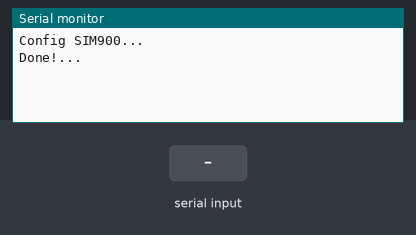
Bench run of a sketch on a simulated Arduino Uno, built with avr-gcc and run on an emulated ATmega328P. On the bench: the last lines printed to the serial monitor. Inputs (shaded band) come from the test bench. The modem accepts every AT command (registered, SIM ready, sends succeed) and sends nothing else.

Above: at 3.2 s.
3.3 s: "A" received over Serial
At 5.5 s:
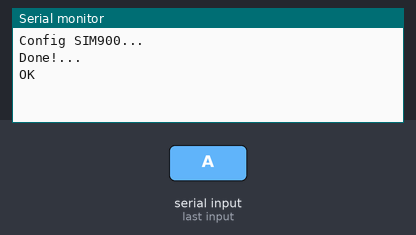
6.5 s: byte 34 (34) received over Serial
At 8.7 s:
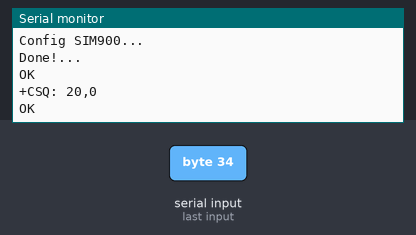
9.5 s: byte 74 (74) received over Serial
At 11.4 s:
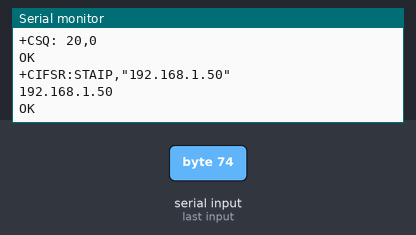
12.5 s: byte 75 (75) received over Serial
At 15.0 s:
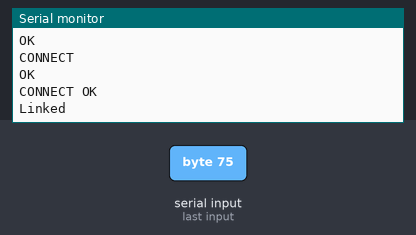
15.6 s: byte 76 (76) received over Serial
At 18.1 s:
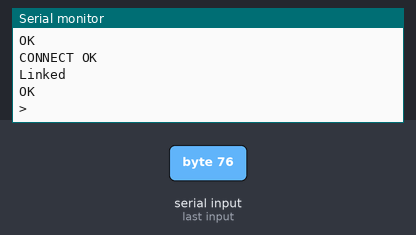
18.6 s: byte 78 (78) received over Serial
At 20.7 s:
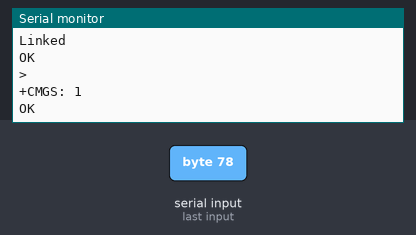

Measured:
- after the input at 3.3 s, the serial monitor: prints a new line after 1.7 s (image 1)
- after the input at 6.5 s, the serial monitor: prints a new line after 1.5 s (image 2)
- after the input at 9.5 s, the serial monitor: prints a new line after 1.5 s (image 3)
- after the input at 12.5 s, the serial monitor: prints a new line after 1.6 s (image 4)
- after the input at 15.6 s, the serial monitor: prints a new line after 1.5 s (image 5)
- after the input at 18.6 s, the serial monitor: prints a new line after 1.5 s (image 6)

The sketch:

gsm-terminal.ino
```cpp
#include <SoftwareSerial.h>
SoftwareSerial gprsSerial(7, 8);

void setup()
{
  gprsSerial.begin(9600);
  Serial.begin(9600);

  Serial.println("Config SIM900...");
  delay(2000);
  Serial.println("Done!...");
  gprsSerial.flush();
  Serial.flush();


}


void loop()
{
  if(Serial.available())
  {
    switch (Serial.read())
    {
      //"
      case 34:
      gprsSerial.println("AT+CSQ\r");
      break;
      //A
      case 65:
      gprsSerial.println("AT\r");
      break;
      //B
      case 66:
      gprsSerial.println("AT+CPIN?\r");
      break;
      //C
      case 67:
      gprsSerial.println("AT+CREG?\r");
      break;
      //D
      case 68:
      gprsSerial.println("AT+CGATT?\r");
      break;
      //E
      case 69:
      gprsSerial.println("AT+CIPSHUT\r");
      break;
      //F
      case 70:
      gprsSerial.println("AT+CIPSTATUS\r");
      break;
      //G
      case 71:
      gprsSerial.println("AT+CIPMUX=0\r");
      break;
      //H
      case 72:
      gprsSerial.println("AT+CSTT=\"airtelgprs.com\",\"\", \"\"\r");
      break;
      //I
      case 73:
      gprsSerial.println("AT+CIICR\r");
      break;
      //J
      case 74:
      gprsSerial.println("AT+CIFSR\r");
      break;
      //K
      case 75:
      gprsSerial.println("AT+CIPSTART=\"TCP\", \"r.tlrfindia.com\", \"80\"\r");
      break;
      //L
      case 76:
      gprsSerial.println("AT+CIPSEND\r");
      break;
      //M
      case 77:
      gprsSerial.println("GET http://r.tlrfindia.com/receive.php?id=124\r\n\r\n");
      break;
      //m
      case 109:
      gprsSerial.println("GET http://r.tlrfindia.com/receive.php?id=1\r\n\r\n");
      break;
      //N
      case 78:
      gprsSerial.write(0x1A);
      break;
      //0
      case 79:
      gprsSerial.println("AT+CIPSHUT\r");
      break;
      //P
      case 80:
      gprsSerial.flush();
      break;
      default:
      Serial.println("bnana");
    }
  }
  delay(1000);
  toSerial();
}

void toSerial()
{
  while(gprsSerial.available()!=0)
  {
    Serial.write(gprsSerial.read());
  }
}
```
